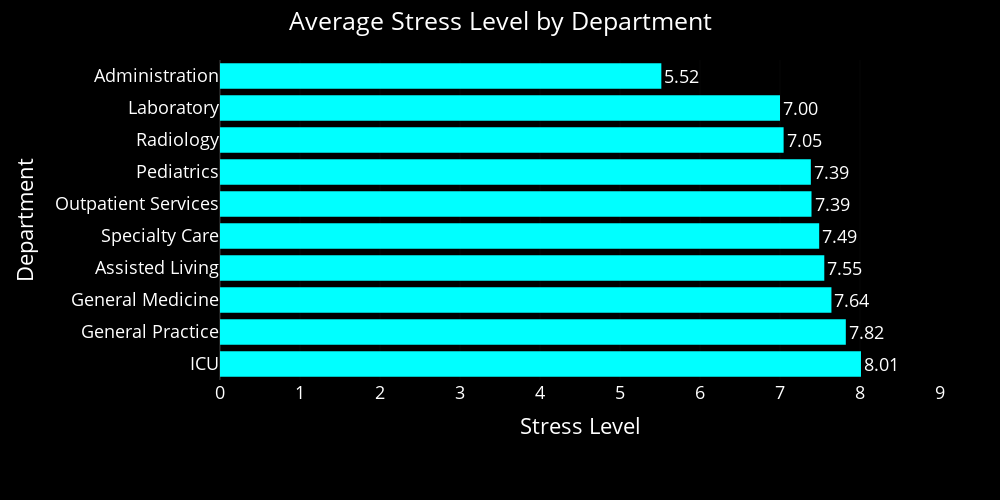

Write notebook code for a chart like this one.
### Markdown cell above
This visualization analyzes the average stress level across departments by grouping the data and calculating the mean stress level for each. A horizontal bar chart, styled with a professional dark theme, displays departments sorted from highest to lowest stress.  This provides a clear view of which departments experience higher stress, helping guide targeted mental health interventions.

### Code cell
! pip install -U kaleido
# Group by Department and calculate the average Stress Level
avg_stress_by_dept = (
    mental_health_df
    .groupby('Department', as_index=False)['Stress Level']
    .mean()
)

# Sort the departments by Stress Level, descending
avg_stress_by_dept = avg_stress_by_dept.sort_values(by='Stress Level', ascending=False)

# Create the horizontal bar chart with data labels
fig = px.bar(
    avg_stress_by_dept,
    x='Stress Level',
    y='Department',
    orientation='h',
    title='Average Stress Level by Department',
    labels={'Stress Level': 'Stress Level', 'Department': 'Department'},
    color_discrete_sequence=['#00ffff'],
    text='Stress Level'
)
#Format text and axes so labels don’t overlap
fig.update_traces(
    texttemplate='%{text:.2f}',
    textposition='outside',
    cliponaxis=False
)
fig.update_xaxes(automargin=True)

# Unified layout & styling
fig.update_layout(
    template='presentation',
    xaxis_title='Stress Level',
    yaxis_title='Department',
    xaxis_range=[0, 9],
    width=1000,
    height=500,
    margin=dict(l=220, r=60, t=60, b=120),
    paper_bgcolor='rgb(0, 0, 0)',
    plot_bgcolor='rgb(0, 0, 0)',
    font=dict(color='white'),
    legend_title=dict(text='Income Level')
)

# Render & export
fig.show()
os.makedirs(results_dir, exist_ok=True)
fig.write_image(os.path.join(results_dir, 'Average_stress_level_by_Department.jpg'))
fig.write_image(os.path.join(results_dir, 'Average_stress_level_by_Department.png'))
fig.write_html(os.path.join(results_dir, 'Average_stress_level_by_Department.html'))

### Figure 1 — Plotly figure (JSON) as saved in the notebook; plotly's stock layout.template omitted (floating-point values rounded to 4 significant figures)
{"data": [{"alignmentgroup": "True", "cliponaxis": false, "hovertemplate": "Stress Level=%{text}<br>Department=%{y}<extra></extra>", "legendgroup": "", "marker": {"color": "#00ffff", "pattern": {"shape": ""}}, "name": "", "offsetgroup": "", "orientation": "h", "showlegend": false, "text": [8.012, 7.823, 7.643, 7.554, 7.49, 7.394, 7.385, 7.045, 7, 5.517], "textposition": "outside", "texttemplate": "%{text:.2f}", "type": "bar", "x": [8.012, 7.823, 7.643, 7.554, 7.49, 7.394, 7.385, 7.045, 7, 5.517], "xaxis": "x", "y": ["ICU", "General Practice", "General Medicine", "Assisted Living", "Specialty Care", "Outpatient Services", "Pediatrics", "Radiology", "Laboratory", "Administration"], "yaxis": "y"}], "layout": {"barmode": "relative", "font": {"color": "white"}, "height": 500, "legend": {"title": {"text": "Income Level"}, "tracegroupgap": 0}, "margin": {"b": 120, "l": 220, "r": 60, "t": 60}, "paper_bgcolor": "rgb(0, 0, 0)", "plot_bgcolor": "rgb(0, 0, 0)", "title": {"text": "Average Stress Level by Department"}, "width": 1000, "xaxis": {"anchor": "y", "automargin": true, "domain": [0, 1], "range": [0, 9], "title": {"text": "Stress Level"}, "type": "linear"}, "yaxis": {"anchor": "x", "autorange": true, "domain": [0, 1], "range": [-0.5, 9.5], "title": {"text": "Department"}, "type": "category"}}}
